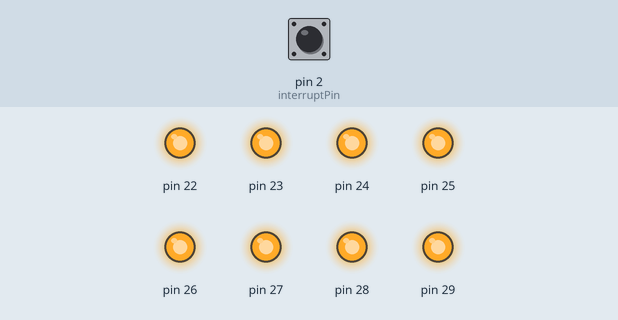
The sketch below on a simulated Arduino Mega 2560, built with avr-gcc and run on an emulated ATmega2560. Parts: output pins drawn as LEDs (lit = HIGH). Inputs (shaded band) come from the test bench; at power-on: pin 2 (interruptPin) HIGH.

Above: at 0.1 s.
Timing chart, 0 to 1.6 s (numbered marks = the images above):
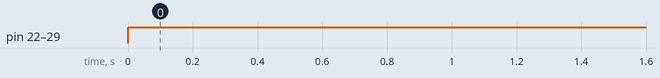

Measured:
- by itself, pin 22–29: LOW → HIGH at 0.00 s

The sketch:

C40-2.ino
```cpp
volatile int count=0;
const byte interruptPin = 2;

void setup() {

  noInterrupts();
  DDRA = 0xff; // led output
  interrupts();
  attachInterrupt(digitalPinToInterrupt(interruptPin),cnt,FALLING);
}

//ISR(PCINT0_vect){
//count++;
//}

void loop() {
  if(count<=5){ //led on
    PORTA = 0xff;
  }
  if(count>5){ //led off
    PORTA = 0x00;
  }
  if(count==11) count=0;
}

void cnt(){
  count++;
}
```
